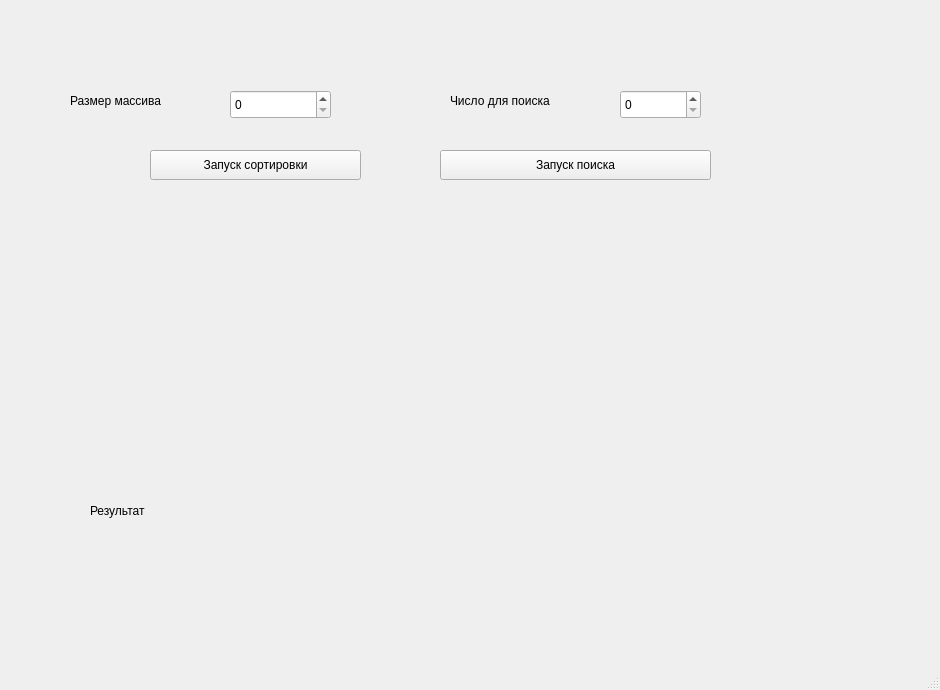
<?xml version="1.0" encoding="UTF-8"?>
<ui version="4.0">
 <class>MainWindow</class>
 <widget class="QMainWindow" name="MainWindow">
  <property name="geometry">
   <rect>
    <x>0</x>
    <y>0</y>
    <width>940</width>
    <height>690</height>
   </rect>
  </property>
  <property name="windowTitle">
   <string>MainWindow</string>
  </property>
  <widget class="QWidget" name="centralwidget">
   <widget class="QLabel" name="label">
    <property name="geometry">
     <rect>
      <x>70</x>
      <y>60</y>
      <width>141</width>
      <height>81</height>
     </rect>
    </property>
    <property name="text">
     <string>Размер массива</string>
    </property>
   </widget>
   <widget class="QSpinBox" name="spinBox">
    <property name="geometry">
     <rect>
      <x>230</x>
      <y>90</y>
      <width>101</width>
      <height>29</height>
     </rect>
    </property>
   </widget>
   <widget class="QPushButton" name="sortButton">
    <property name="geometry">
     <rect>
      <x>150</x>
      <y>150</y>
      <width>211</width>
      <height>30</height>
     </rect>
    </property>
    <property name="text">
     <string>Запуск сортировки</string>
    </property>
   </widget>
   <widget class="QLabel" name="resultLabel">
    <property name="geometry">
     <rect>
      <x>280</x>
      <y>470</y>
      <width>561</width>
      <height>61</height>
     </rect>
    </property>
    <property name="text">
     <string/>
    </property>
   </widget>
   <widget class="QLabel" name="label_3">
    <property name="geometry">
     <rect>
      <x>90</x>
      <y>500</y>
      <width>101</width>
      <height>21</height>
     </rect>
    </property>
    <property name="text">
     <string>Результат</string>
    </property>
   </widget>
   <widget class="QSpinBox" name="searchSpinBox">
    <property name="geometry">
     <rect>
      <x>620</x>
      <y>90</y>
      <width>81</width>
      <height>29</height>
     </rect>
    </property>
   </widget>
   <widget class="QLabel" name="label_2">
    <property name="geometry">
     <rect>
      <x>450</x>
      <y>90</y>
      <width>161</width>
      <height>21</height>
     </rect>
    </property>
    <property name="text">
     <string>Число для поиска</string>
    </property>
   </widget>
   <widget class="QPushButton" name="searchButton">
    <property name="geometry">
     <rect>
      <x>440</x>
      <y>150</y>
      <width>271</width>
      <height>30</height>
     </rect>
    </property>
    <property name="text">
     <string>Запуск поиска</string>
    </property>
   </widget>
  </widget>
  <widget class="QMenuBar" name="menubar">
   <property name="geometry">
    <rect>
     <x>0</x>
     <y>0</y>
     <width>940</width>
     <height>26</height>
    </rect>
   </property>
  </widget>
  <widget class="QStatusBar" name="statusbar"/>
 </widget>
 <resources/>
 <connections/>
</ui>
